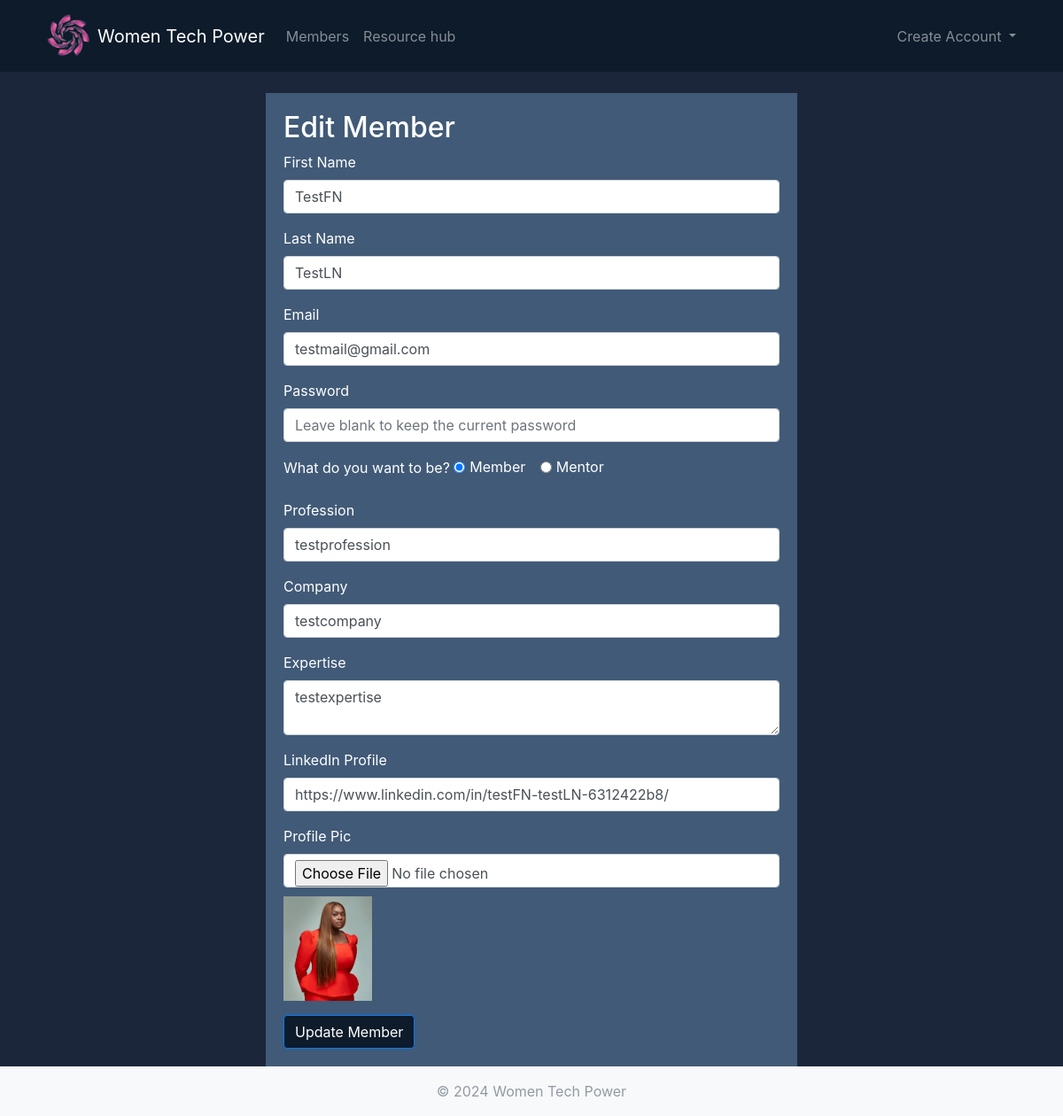
/edit_member.php?id=1, run on the app's committed database.
### tables this page shows
CREATE TABLE `members` (
  `id` int(11) NOT NULL,
  `first_name` varchar(50) NOT NULL,
  `last_name` varchar(50) NOT NULL,
  `user_name` varchar(255) NOT NULL,
  `email` varchar(100) NOT NULL,
  `password` varchar(255) NOT NULL,
  `role` enum('Member','Mentor','Admin','') NOT NULL,
  `profession` varchar(100) DEFAULT NULL,
  `company` varchar(100) DEFAULT NULL,
  `expertise` text DEFAULT NULL,
  `linkedin_profile` varchar(255) DEFAULT NULL,
  `status` enum('active','pending','mentor') DEFAULT 'pending',
  `created_at` timestamp NOT NULL DEFAULT current_timestamp(),
  `profile_pic` varchar(250) DEFAULT NULL
);

### config/database.php (called while the page is built, shortened)
<?php
class DBController {
    private $host = "localhost";
    private $user = "root";
    private $password = "";
    private $database = "women_tech_power";
    private $conn;
    function __construct() {
        try {
            $this->conn = new PDO("mysql:host={$this->host};dbname={$this->database}", $this->user,
                $this->password, [
                    PDO::ATTR_ERRMODE => PDO::ERRMODE_EXCEPTION, PDO::ATTR_DEFAULT_FETCH_MODE => PDO::FETCH_ASSOC
                ]);
        } catch (PDOException $e) {
                die("Eroare la conectare: " . $e->getMessage());
        }
    }
    public function getDBResult($query, $params = []) {
        try {
            $stmt = $this->conn->prepare($query);
            $stmt->execute($params);
            return $stmt->fetchAll();
        } catch (PDOException $e) {
            echo "Eroare: " . $e->getMessage();
            throw new Exception("Eroare la executarea interogării: " . $e->getMessage());
        }
    }
}
?>

### edit_member.php (the view, shortened to what this page needs)
<?php
include_once "config/database.php";
include_once "includes/header.php";
$database = new DBController();
$query = "SELECT * FROM members WHERE id = ?";
$params = [$_GET['id']];
$member = $database->getDBResult($query, $params)[0];
?>
<div class="form-container text-white">
    <h2>Edit Member</h2>
    <form method="POST" enctype="multipart/form-data">
        <div class="form-group">
            <label>First Name</label>
            <input type="text" name="first_name" class="form-control" value="<?php echo htmlspecialchars($member['first_name']); ?>" required>
        </div>
        <div class="form-group">
            <label>Last Name</label>
            <input type="text" name="last_name" class="form-control" value="<?php echo htmlspecialchars($member['last_name']); ?>" required>
        </div>
        <div class="form-group">
            <label>Email</label>
            <input type="email" name="email" class="form-control" value="<?php echo htmlspecialchars($member['email']); ?>" required>
        </div>
        <div class="form-group">
            <label>Password</label>
            <input type="password" name="password" class="form-control" placeholder="Leave blank to keep the current password">
        </div>
        <div class="form-group">
            <label>What do you want to be?</label>
            <div class="form-check-inline">
                <input type="radio" name="role" class="form-check-input" value="Member" <?php echo ($member['role'] === 'Member') ? 'checked' : ''; ?> required>
                <label class="form-check-label">Member</label>
            </div>
            <div class="form-check-inline">
                <input type="radio" name="role" class="form-check-input" value="Mentor" <?php echo ($member['role'] === 'Mentor') ? 'checked' : ''; ?>>
                <label class="form-check-label">Mentor</label>
            </div>
        </div>
        <div class="form-group">
            <label>Profession</label>
            <input type="text" name="profession" class="form-control" value="<?php echo htmlspecialchars($member['profession']); ?>">
        </div>
        <div class="form-group">
            <label>Company</label>
            <input type="text" name="company" class="form-control" value="<?php echo htmlspecialchars($member['company']); ?>">
        </div>
        <div class="form-group">
            <label>Expertise</label>
            <textarea name="expertise" class="form-control"><?php echo htmlspecialchars($member['expertise']); ?></textarea>
        </div>
        <div class="form-group">
            <label>LinkedIn Profile</label>
            <input type="url" name="linkedin_profile" class="form-control" value="<?php echo htmlspecialchars($member['linkedin_profile']); ?>">
        </div>
        <div class="form-group">
            <label>Profile Pic</label>
            <input type="file" name="profile_pic" class="form-control" accept="image/jpeg, image/png">
            <?php if (!empty($member['profile_pic'])): ?>
                <img src="<?php echo htmlspecialchars($member['profile_pic']); ?>" alt="Profile Pic" style="width: 100px; height: auto; margin-top: 10px;">
            <?php endif; ?>
        </div>
        <button type="submit" class="btn btn-primary">Update Member</button>
    </form>
</div>
<?php include_once "includes/footer.php"; ?>

### css/style.css (style rules this page uses)
body { min-height: 100vh; display: flex; flex-direction: column; background-color: rgb(27, 38, 59); color: #333; }
.btn-primary { background-color: rgb(13, 27, 42); }
.form-container { max-width: 600px; margin: 0 auto; padding: 20px; background-color: rgb(65, 90, 119); }

### css/profile_style.css (style rules this page uses)
body { min-height: 100vh; display: flex; flex-direction: column; background-color: rgb(27, 38, 59); color: #333; }

### data on the page
members: first_name "TestFN", last_name "TestLN", email "testmail@gmail.com", role "☑", profession "testprofession", company "testcompany", expertise "testexpertise", linkedin_profile "https://www.linkedin.com/in/testFN-testLN-6312422b8/", profile_pic (picture)
